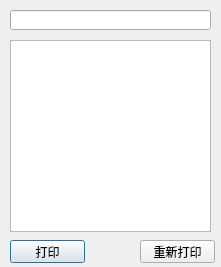
<?xml version="1.0" encoding="UTF-8"?>
<ui version="4.0">
 <class>Dialog</class>
 <widget class="QDialog" name="Dialog">
  <property name="geometry">
   <rect>
    <x>0</x>
    <y>0</y>
    <width>221</width>
    <height>267</height>
   </rect>
  </property>
  <property name="windowTitle">
   <string>Dialog</string>
  </property>
  <widget class="QLineEdit" name="txt_print">
   <property name="geometry">
    <rect>
     <x>10</x>
     <y>10</y>
     <width>201</width>
     <height>20</height>
    </rect>
   </property>
  </widget>
  <widget class="QPushButton" name="btn_ok">
   <property name="geometry">
    <rect>
     <x>10</x>
     <y>240</y>
     <width>75</width>
     <height>23</height>
    </rect>
   </property>
   <property name="text">
    <string>打印</string>
   </property>
  </widget>
  <widget class="QPushButton" name="btn_reset">
   <property name="geometry">
    <rect>
     <x>140</x>
     <y>240</y>
     <width>75</width>
     <height>23</height>
    </rect>
   </property>
   <property name="text">
    <string>重新打印</string>
   </property>
  </widget>
  <widget class="QListWidget" name="list_print">
   <property name="geometry">
    <rect>
     <x>10</x>
     <y>40</y>
     <width>201</width>
     <height>192</height>
    </rect>
   </property>
  </widget>
 </widget>
 <resources/>
 <connections/>
</ui>
